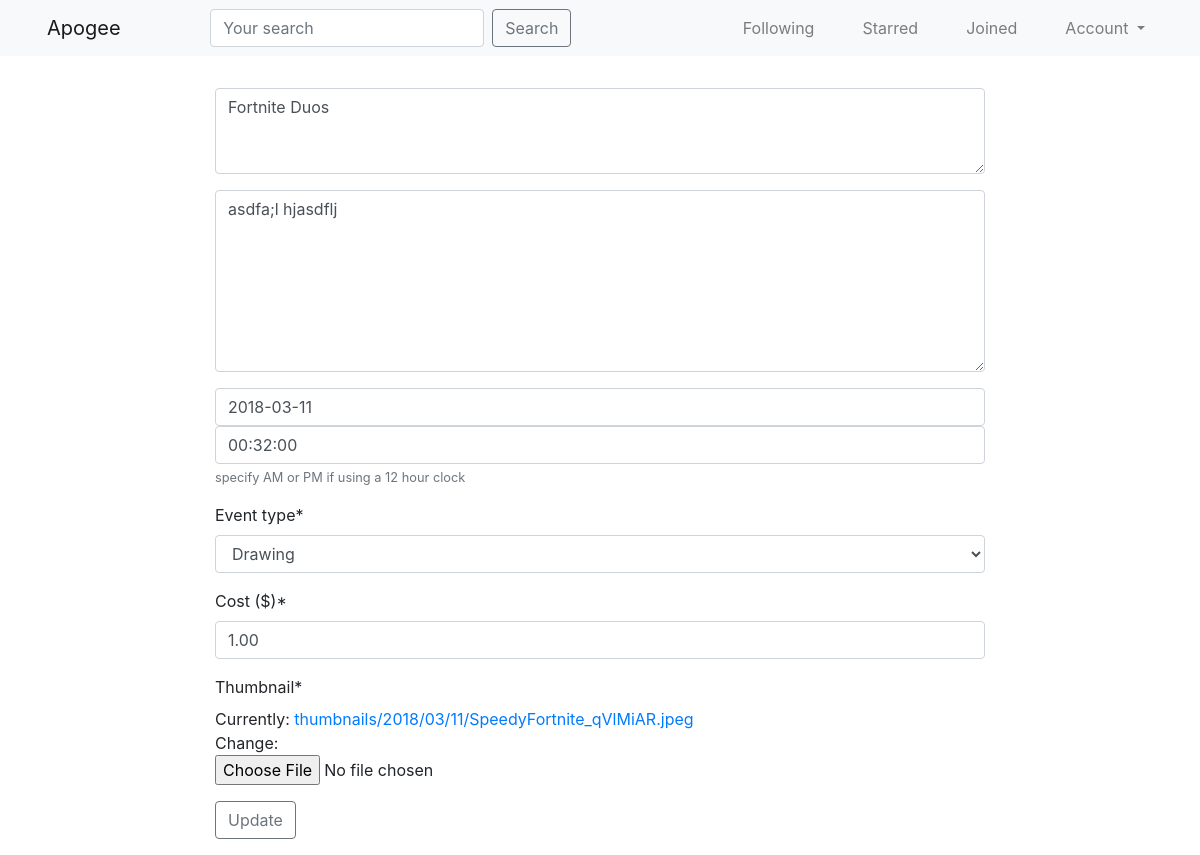
/events/81/update/ (signed in), run on the app's committed database.
### parties/models.py (models this page shows, shortened)
class Party(models.Model):
	user 			= models.ForeignKey(
						settings.AUTH_USER_MODEL,
						on_delete=models.CASCADE
					)
	title 			= models.CharField(
						max_length=140,
						validators=[validate_title]
					)
	description 	= models.CharField(max_length=280)
	time_created	= models.DateTimeField(auto_now_add=True)
	updated 		= models.DateTimeField(auto_now=True)
	party_time		= models.DateTimeField()
	starred 		= models.ManyToManyField(
						settings.AUTH_USER_MODEL,
						blank=True,
						related_name='starred_by'
					)
	joined 			= models.ManyToManyField(
						settings.AUTH_USER_MODEL,
						blank=True,
						related_name='joined_by'
					)
	winners  		= models.ManyToManyField(
						settings.AUTH_USER_MODEL,
						blank=True,
						related_name='won_by'
					)
	thumbnail 		= models.ImageField(upload_to='thumbnails/%Y/%m/%d/')
	task_id			= models.CharField(max_length=50, blank=True, editable=False)
	cost 			= models.DecimalField(max_digits=7, decimal_places=2, default=0)
	event_type		= models.IntegerField(
						choices=(
							(1, 'Drawing'),
							(2, 'Bid'),
							(3, 'Buy')),
						default=1)
	objects = PartyManager()
	class Meta:
		ordering = ['-time_created']

### parties/views.py (the view)
# urls.py: path('<int:pk>/update/', PartyUpdateView.as_view(), name='update'), # /1/update
class PartyUpdateView(UserOwnerMixin, LoginRequiredMixin, UpdateView):
	queryset = Party.objects.all()
	form_class = PartyModelForm
	template_name = 'parties/update_view.html'

### accounts/models.py (called while the page is built)
	def get_absolute_url(self):
		return reverse_lazy('profiles:detail', kwargs={'username': self.user.username})

	def get_edit_url(self):
		return reverse_lazy('profiles:edit', kwargs={'username': self.user.username})

### parties/templates/parties/update_view.html (shortened to what this page needs)
{% extends 'base.html' %}
{% block content %}
<div class='row'>
	<div class='col-sm-8 offset-sm-2 mt-3'>
		{% include "parties/form.html" with form_id='party-form' form=form btn_title="Update" %}
	</div>
</div>
{% endblock content %}

### parties/templates/parties/form.html (shortened to what this page needs)
{% load crispy_forms_tags %}
<form {% if form_id %} id='{{ form_id }}' {% endif %} class='form mt-3' method='POST' action='' enctype="multipart/form-data">
    {{ form|crispy }}
    <input class='btn btn-outline-secondary' type="submit" value="{{ btn_title }}" />
</form>

### data on the page
Party: title "Fortnite Duos", description "asdfa;l hjasdflj", event_type "Drawing", cost "1.00"
